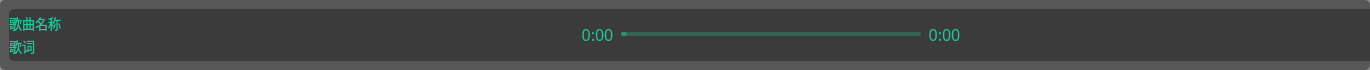
   <widget class="QWidget" name="Play_Main_Widget" native="true">
    <property name="geometry">
     <rect>
      <x>10</x>
      <y>810</y>
      <width>1370</width>
      <height>70</height>
     </rect>
    </property>
    <property name="minimumSize">
     <size>
      <width>1370</width>
      <height>70</height>
     </size>
    </property>
    <property name="maximumSize">
     <size>
      <width>1370</width>
      <height>70</height>
     </size>
    </property>
    <property name="styleSheet">
     <string notr="true">QWidget
{
border-radius:5px;
background-color:rgba(30,30,30,0.5)
} </string>
    </property>
    <widget class="QWidget" name="layoutWidget">
     <property name="geometry">
      <rect>
       <x>9</x>
       <y>9</y>
       <width>1369</width>
       <height>52</height>
      </rect>
     </property>
     <layout class="QHBoxLayout" name="horizontalLayout_music">
      <item>
       <layout class="QVBoxLayout" name="verticalLayout">
        <property name="spacing">
         <number>3</number>
        </property>
        <item>
         <spacer name="verticalSpacer">
          <property name="orientation">
           <enum>Qt::Vertical</enum>
          </property>
          <property name="sizeHint" stdset="0">
           <size>
            <width>20</width>
            <height>40</height>
           </size>
          </property>
         </spacer>
        </item>
        <item>
         <widget class="QLabel" name="music_name_Label">
          <property name="sizePolicy">
           <sizepolicy hsizetype="Fixed" vsizetype="Fixed">
            <horstretch>0</horstretch>
            <verstretch>0</verstretch>
           </sizepolicy>
          </property>
          <property name="minimumSize">
           <size>
            <width>565</width>
            <height>0</height>
           </size>
          </property>
          <property name="maximumSize">
           <size>
            <width>565</width>
            <height>16777215</height>
           </size>
          </property>
          <property name="font">
           <font>
            <family>黑体</family>
            <pointsize>10</pointsize>
           </font>
          </property>
          <property name="layoutDirection">
           <enum>Qt::LeftToRight</enum>
          </property>
          <property name="styleSheet">
           <string notr="true">QLabel
{
background-color:transparent;
color:rgb(30,200,150);
border-radius:5px;
}</string>
          </property>
          <property name="text">
           <string>歌曲名称</string>
          </property>
          <property name="alignment">
           <set>Qt::AlignLeading|Qt::AlignLeft|Qt::AlignVCenter</set>
          </property>
         </widget>
        </item>
        <item>
         <widget class="QLabel" name="music_lyric_Label">
          <property name="sizePolicy">
           <sizepolicy hsizetype="Fixed" vsizetype="Fixed">
            <horstretch>0</horstretch>
            <verstretch>0</verstretch>
           </sizepolicy>
          </property>
          <property name="minimumSize">
           <size>
            <width>565</width>
            <height>0</height>
           </size>
          </property>
          <property name="maximumSize">
           <size>
            <width>565</width>
            <height>16777215</height>
           </size>
          </property>
          <property name="font">
           <font>
            <family>黑体</family>
            <pointsize>10</pointsize>
           </font>
          </property>
          <property name="layoutDirection">
           <enum>Qt::LeftToRight</enum>
          </property>
          <property name="styleSheet">
           <string notr="true">QLabel
{
background-color:transparent;
color:rgb(30,200,150);
border-radius:5px;
}</string>
          </property>
          <property name="text">
           <string>歌词</string>
          </property>
          <property name="alignment">
           <set>Qt::AlignLeading|Qt::AlignLeft|Qt::AlignVCenter</set>
          </property>
         </widget>
        </item>
        <item>
         <spacer name="verticalSpacer_2">
          <property name="orientation">
           <enum>Qt::Vertical</enum>
          </property>
          <property name="sizeHint" stdset="0">
           <size>
            <width>20</width>
            <height>40</height>
           </size>
          </property>
         </spacer>
        </item>
       </layout>
      </item>
      <item>
       <widget class="QLabel" name="music_time_1_Label">
        <property name="maximumSize">
         <size>
          <width>35</width>
          <height>25</height>
         </size>
        </property>
        <property name="font">
         <font>
          <family>黑体</family>
          <pointsize>12</pointsize>
         </font>
        </property>
        <property name="styleSheet">
         <string notr="true">QLabel
{
background-color:transparent;
color:rgb(30,200,150);
border-radius:5px;
}</string>
        </property>
        <property name="text">
         <string>0:00</string>
        </property>
        <property name="alignment">
         <set>Qt::AlignCenter</set>
        </property>
       </widget>
      </item>
      <item>
       <widget class="QSlider" name="music_Progressbar">
        <property name="minimumSize">
         <size>
          <width>300</width>
          <height>0</height>
         </size>
        </property>
        <property name="maximumSize">
         <size>
          <width>300</width>
          <height>16777215</height>
         </size>
        </property>
        <property name="font">
         <font>
          <family>黑体</family>
          <pointsize>16</pointsize>
         </font>
        </property>
        <property name="styleSheet">
         <string notr="true">QSlider {
    background-color: transparent;
}

/* 滑槽样式 - 细线设计 */
QSlider::groove:horizontal {
    height: 4px;
    background: rgba(30, 200, 150, 0.2);
    border-radius: 2px;
}
/* 加粗的圆形滑块手柄 */
QSlider::handle:horizontal {
    background: rgb(30, 200, 150,0);
    width: 10px;                  /* 加宽手柄 */
    border-radius: 2px;          /* 完全圆形 */
}

/* 滑动区域 */
QSlider::sub-page:horizontal {
    background: rgba(30, 200, 150, 0.5);
    height: 4px;
    border-radius: 2px;
}

QSlider::add-page:horizontal {
    background: rgba(30, 200, 150, 0.1);
    height: 4px;
    border-radius: 2px;
}</string>
        </property>
        <property name="orientation">
         <enum>Qt::Horizontal</enum>
        </property>
       </widget>
      </item>
      <item>
       <widget class="QLabel" name="music_time_2_Label">
        <property name="maximumSize">
         <size>
          <width>35</width>
          <height>25</height>
         </size>
        </property>
        <property name="font">
         <font>
          <family>黑体</family>
          <pointsize>12</pointsize>
         </font>
        </property>
        <property name="styleSheet">
         <string notr="true">QLabel
{
background-color:transparent;
color:rgb(30,200,150);
border-radius:5px;
}</string>
        </property>
        <property name="text">
         <string>0:00</string>
        </property>
        <property name="alignment">
         <set>Qt::AlignCenter</set>
        </property>
       </widget>
      </item>
      <item>
       <spacer name="horizontalSpacer_2">
        <property name="orientation">
         <enum>Qt::Horizontal</enum>
        </property>
        <property name="sizeType">
         <enum>QSizePolicy::Fixed</enum>
        </property>
        <property name="sizeHint" stdset="0">
         <size>
          <width>10</width>
          <height>20</height>
         </size>
        </property>
       </spacer>
      </item>
      <item>
       <widget class="QPushButton" name="interrupt_Button">
        <property name="maximumSize">
         <size>
          <width>30</width>
          <height>30</height>
         </size>
        </property>
        <property name="font">
         <font>
          <family>黑体</family>
          <pointsize>12</pointsize>
         </font>
        </property>
        <property name="styleSheet">
         <string notr="true">QPushButton
{
background-color:rgb(0,0,0,0);
color:rgb(30,200,150);
}

QPushButton:disabled
{
color:rgb(30,200,150);
}

QPushButton::pressed
{
color:rgb(30,200,150);
}</string>
        </property>
        <property name="text">
         <string/>
        </property>
        <property name="icon">
         <iconset resource="MusicResources.qrc">
          <normaloff>:/ico/MusicIco/interrupt.png</normaloff>
          <disabledoff>:/ico/MusicIco/interrupt.png</disabledoff>:/ico/MusicIco/interrupt.png</iconset>
        </property>
        <property name="iconSize">
         <size>
          <width>25</width>
          <height>25</height>
         </size>
        </property>
       </widget>
      </item>
      <item>
       <widget class="QPushButton" name="like_Button">
        <property name="maximumSize">
         <size>
          <width>30</width>
          <height>30</height>
         </size>
        </property>
        <property name="font">
         <font>
          <family>黑体</family>
          <pointsize>12</pointsize>
         </font>
        </property>
        <property name="styleSheet">
         <string notr="true">QPushButton
{
background-color:rgb(0,0,0,0);
color:rgb(30,200,150);
}

QPushButton:disabled
{
color:rgb(30,200,150);
}

QPushButton::pressed
{
color:rgb(30,200,150);
}</string>
        </property>
        <property name="text">
         <string/>
        </property>
        <property name="icon">
         <iconset resource="MusicResources.qrc">
          <normaloff>:/ico/MusicIco/like.png</normaloff>
          <disabledoff>:/ico/MusicIco/like.png</disabledoff>:/ico/MusicIco/like.png</iconset>
        </property>
        <property name="iconSize">
         <size>
          <width>25</width>
          <height>25</height>
         </size>
        </property>
       </widget>
      </item>
      <item>
       <widget class="QPushButton" name="lyric_Button">
        <property name="maximumSize">
         <size>
          <width>30</width>
          <height>30</height>
         </size>
        </property>
        <property name="font">
         <font>
          <family>黑体</family>
          <pointsize>12</pointsize>
         </font>
        </property>
        <property name="styleSheet">
         <string notr="true">QPushButton
{
background-color:rgb(0,0,0,0);
color:rgb(30,200,150);
}

QPushButton:disabled
{
color:rgb(30,200,150);
}

QPushButton::pressed
{
color:rgb(30,200,150);
}</string>
        </property>
        <property name="text">
         <string/>
        </property>
        <property name="icon">
         <iconset resource="MusicResources.qrc">
          <normaloff>:/ico/MusicIco/font.png</normaloff>
          <disabledoff>:/ico/MusicIco/font.png</disabledoff>:/ico/MusicIco/font.png</iconset>
        </property>
        <property name="iconSize">
         <size>
          <width>25</width>
          <height>25</height>
         </size>
        </property>
       </widget>
      </item>
      <item>
       <widget class="QPushButton" name="clock_Button">
        <property name="maximumSize">
         <size>
          <width>30</width>
          <height>30</height>
         </size>
        </property>
        <property name="font">
         <font>
          <family>黑体</family>
          <pointsize>12</pointsize>
         </font>
        </property>
        <property name="styleSheet">
         <string notr="true">QPushButton
{
background-color:rgb(0,0,0,0);
color:rgb(30,200,150);
}

QPushButton:disabled
{
color:rgb(30,200,150);
}

QPushButton::pressed
{
color:rgb(30,200,150);
}</string>
        </property>
        <property name="text">
         <string/>
        </property>
        <property name="icon">
         <iconset resource="MusicResources.qrc">
          <normaloff>:/ico/MusicIco/clock.png</normaloff>
          <disabledoff>:/ico/MusicIco/clock.png</disabledoff>:/ico/MusicIco/clock.png</iconset>
        </property>
        <property name="iconSize">
         <size>
          <width>25</width>
          <height>25</height>
         </size>
        </property>
       </widget>
      </item>
      <item>
       <widget class="QPushButton" name="volume_Button">
        <property name="maximumSize">
         <size>
          <width>30</width>
          <height>30</height>
         </size>
        </property>
        <property name="font">
         <font>
          <family>黑体</family>
          <pointsize>12</pointsize>
         </font>
        </property>
        <property name="styleSheet">
         <string notr="true">QPushButton
{
background-color:rgb(0,0,0,0);
color:rgb(30,200,150);
}

QPushButton:disabled
{
color:rgb(30,200,150);
}

QPushButton::pressed
{
color:rgb(30,200,150);
}</string>
        </property>
        <property name="text">
         <string/>
        </property>
        <property name="icon">
         <iconset resource="MusicResources.qrc">
          <normaloff>:/ico/MusicIco/volume 0.png</normaloff>
          <disabledoff>:/ico/MusicIco/volume 0.png</disabledoff>:/ico/MusicIco/volume 0.png</iconset>
        </property>
        <property name="iconSize">
         <size>
          <width>25</width>
          <height>25</height>
         </size>
        </property>
       </widget>
      </item>
      <item>
       <widget class="QPushButton" name="state_Button">
        <property name="maximumSize">
         <size>
          <width>30</width>
          <height>30</height>
         </size>
        </property>
        <property name="font">
         <font>
          <family>黑体</family>
          <pointsize>12</pointsize>
         </font>
        </property>
        <property name="styleSheet">
         <string notr="true">QPushButton
{
background-color:rgb(0,0,0,0);
color:rgb(30,200,150);
}

QPushButton:disabled
{
color:rgb(30,200,150);
}

QPushButton::pressed
{
color:rgb(30,200,150);
}</string>
        </property>
        <property name="text">
         <string/>
        </property>
        <property name="icon">
         <iconset resource="MusicResources.qrc">
          <normaloff>:/ico/MusicIco/random play.png</normaloff>
          <disabledoff>:/ico/MusicIco/random play.png</disabledoff>:/ico/MusicIco/random play.png</iconset>
        </property>
        <property name="iconSize">
         <size>
          <width>25</width>
          <height>25</height>
         </size>
        </property>
       </widget>
      </item>
      <item>
       <spacer name="horizontalSpacer">
        <property name="orientation">
         <enum>Qt::Horizontal</enum>
        </property>
        <property name="sizeType">
         <enum>QSizePolicy::Fixed</enum>
        </property>
        <property name="sizeHint" stdset="0">
         <size>
          <width>5</width>
          <height>20</height>
         </size>
        </property>
       </spacer>
      </item>
      <item>
       <widget class="QPushButton" name="up_Button">
        <property name="maximumSize">
         <size>
          <width>30</width>
          <height>30</height>
         </size>
        </property>
        <property name="font">
         <font>
          <family>黑体</family>
          <pointsize>12</pointsize>
         </font>
        </property>
        <property name="styleSheet">
         <string notr="true">QPushButton
{
background-color:rgb(0,0,0,0);
color:rgb(30,200,150);
}

QPushButton:disabled
{
color:rgb(30,200,150);
}

QPushButton::pressed
{
color:rgb(30,200,150);
}</string>
        </property>
        <property name="text">
         <string/>
        </property>
        <property name="icon">
         <iconset resource="MusicResources.qrc">
          <normaloff>:/ico/MusicIco/previous.png</normaloff>
          <disabledoff>:/ico/MusicIco/previous.png</disabledoff>:/ico/MusicIco/previous.png</iconset>
        </property>
        <property name="iconSize">
         <size>
          <width>25</width>
          <height>25</height>
         </size>
        </property>
       </widget>
      </item>
      <item>
       <widget class="QPushButton" name="up_time_Button">
        <property name="maximumSize">
         <size>
          <width>30</width>
          <height>30</height>
         </size>
        </property>
        <property name="font">
         <font>
          <family>黑体</family>
          <pointsize>12</pointsize>
         </font>
        </property>
        <property name="styleSheet">
         <string notr="true">QPushButton
{
background-color:rgb(0,0,0,0);
color:rgb(30,200,150);
}

QPushButton:disabled
{
color:rgb(30,200,150);
}

QPushButton::pressed
{
color:rgb(30,200,150);
}</string>
        </property>
        <property name="text">
         <string/>
        </property>
        <property name="icon">
         <iconset resource="MusicResources.qrc">
          <normaloff>:/ico/MusicIco/retreat.png</normaloff>
          <disabledoff>:/ico/MusicIco/retreat.png</disabledoff>:/ico/MusicIco/retreat.png</iconset>
        </property>
        <property name="iconSize">
         <size>
          <width>25</width>
          <height>25</height>
         </size>
        </property>
       </widget>
      </item>
      <item>
       <widget class="QPushButton" name="play_Button">
        <property name="maximumSize">
         <size>
          <width>35</width>
          <height>35</height>
         </size>
        </property>
        <property name="font">
         <font>
          <family>黑体</family>
          <pointsize>12</pointsize>
         </font>
        </property>
        <property name="layoutDirection">
         <enum>Qt::LeftToRight</enum>
        </property>
        <property name="styleSheet">
         <string notr="true">QPushButton
{
background-color:rgb(0,0,0,0);
color:rgb(30,200,150);
}

QPushButton:disabled
{
color:rgb(30,200,150);
}

QPushButton::pressed
{
color:rgb(30,200,150);
}</string>
        </property>
        <property name="text">
         <string/>
        </property>
        <property name="icon">
         <iconset theme=":/ico/MusicIco/play.png">
          <normaloff>MusicIco/play.png</normaloff>
          <disabledoff>:/ico/MusicIco/play.png</disabledoff>MusicIco/play.png</iconset>
        </property>
        <property name="iconSize">
         <size>
          <width>45</width>
          <height>45</height>
         </size>
        </property>
       </widget>
      </item>
      <item>
       <widget class="QPushButton" name="down_time_Button">
        <property name="maximumSize">
         <size>
          <width>30</width>
          <height>30</height>
         </size>
        </property>
        <property name="font">
         <font>
          <family>黑体</family>
          <pointsize>12</pointsize>
         </font>
        </property>
        <property name="styleSheet">
         <string notr="true">QPushButton
{
background-color:rgb(0,0,0,0);
color:rgb(30,200,150);
}

QPushButton:disabled
{
color:rgb(30,200,150);
}

QPushButton::pressed
{
color:rgb(30,200,150);
}</string>
        </property>
        <property name="text">
         <string/>
        </property>
        <property name="icon">
         <iconset resource="MusicResources.qrc">
          <normaloff>:/ico/MusicIco/forward.png</normaloff>
          <disabledoff>:/ico/MusicIco/forward.png</disabledoff>:/ico/MusicIco/forward.png</iconset>
        </property>
        <property name="iconSize">
         <size>
          <width>25</width>
          <height>25</height>
         </size>
        </property>
       </widget>
      </item>
      <item>
       <widget class="QPushButton" name="down_Button">
        <property name="maximumSize">
         <size>
          <width>30</width>
          <height>30</height>
         </size>
        </property>
        <property name="font">
         <font>
          <family>黑体</family>
          <pointsize>12</pointsize>
         </font>
        </property>
        <property name="styleSheet">
         <string notr="true">QPushButton
{
background-color:rgb(0,0,0,0);
color:rgb(30,200,150);
}

QPushButton:disabled
{
color:rgb(30,200,150);
}

QPushButton::pressed
{
color:rgb(30,200,150);
}</string>
        </property>
        <property name="text">
         <string/>
        </property>
        <property name="icon">
         <iconset resource="MusicResources.qrc">
          <normaloff>:/ico/MusicIco/next.png</normaloff>
          <disabledoff>:/ico/MusicIco/next.png</disabledoff>:/ico/MusicIco/next.png</iconset>
        </property>
        <property name="iconSize">
         <size>
          <width>25</width>
          <height>25</height>
         </size>
        </property>
       </widget>
      </item>
     </layout>
    </widget>
   </widget>
